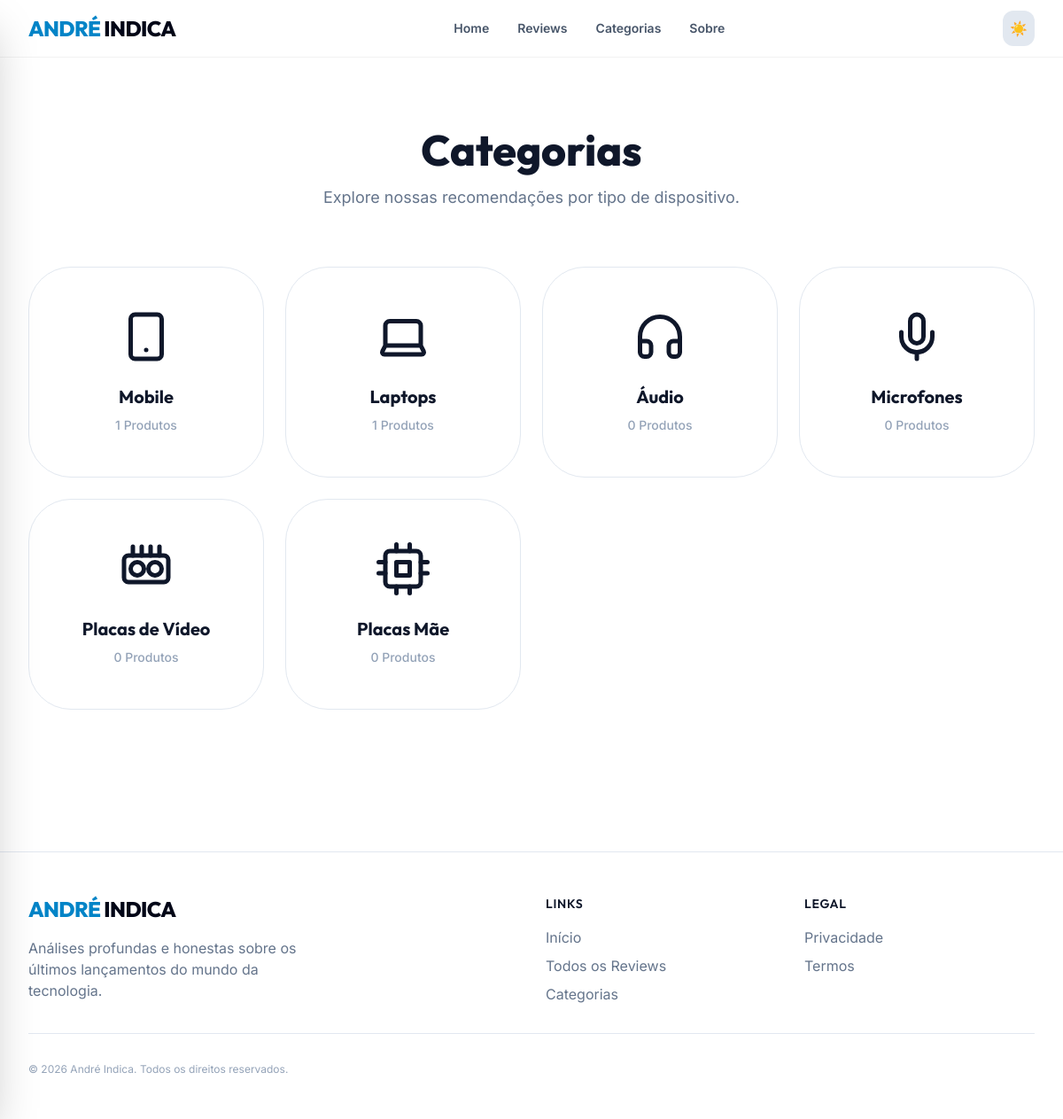
Page /categorias/ on the committed database.
### reviews/models.py (models this page shows, shortened)
class Category(models.Model):
    name = models.CharField("Nome", max_length=100)
    slug = models.SlugField("Slug", max_length=100, unique=True, blank=True)
    icon = models.CharField("Ícone (Emoji ou Classe de Ícone)", max_length=50, blank=True)
    class Meta:
        verbose_name = "Categoria"
        verbose_name_plural = "Categorias"

### reviews/views.py (the view)
# urls.py: path('categorias/', CategoryListView.as_view(), name='all_categories'),
class CategoryListView(ListView):
    model = Category
    template_name = 'reviews/all_categories.html'
    context_object_name = 'categories'

### templates/reviews/all_categories.html (shortened to what this page needs)
{% extends 'base.html' %}
{% load reviews_extras %}
{% block content %}
<section class="max-w-7xl mx-auto px-4 sm:px-6 lg:px-8 py-20">
    <div class="text-center mb-16">
        <h1 class="text-5xl font-outfit font-extrabold text-slate-900 dark:text-white mb-4">
            Categorias
        </h1>
        <p class="text-slate-500 dark:text-slate-400 text-lg">
            Explore nossas recomendações por tipo de dispositivo.
        </p>
    </div>
    <div class="grid grid-cols-1 sm:grid-cols-2 lg:grid-cols-4 gap-6">
        {% for category in categories %}
        <a href="{% url 'reviews:category_list' category.slug %}"
            class="group relative flex flex-col items-center justify-center p-12 bg-white dark:bg-slate-900 border border-slate-200 dark:border-slate-800 rounded-[3rem] hover:border-primary-500 hover:shadow-2xl hover:shadow-primary-500/10 transition-all duration-300 transform hover:-translate-y-2">
            <div class="text-6xl mb-6 transform group-hover:scale-110 transition-transform duration-300">
                {{ category.icon|render_icon }}
            </div>
            <h3 class="text-xl font-bold text-slate-900 dark:text-white group-hover:text-primary-600">
                {{ category.name }}
            </h3>
            <p class="mt-2 text-sm text-slate-400 font-medium">
                {{ category.products.count }} Produtos
            </p>
        </a>
        {% endfor %}
    </div>
</section>
{% endblock %}

### templates/base.html (style rules this page uses)
body { font-family: 'Inter', sans-serif; }
h1, h2, h3, .font-outfit { font-family: 'Outfit', sans-serif; }
html, body { overflow-x: clip; position: relative; min-height: 100vh; }

### rows in the picture
Category: name "Mobile", products.count "1"
Category: name "Laptops", products.count "1"
Category: name "Áudio", products.count "0"
Category: name "Microfones", products.count "0"
Category: name "Placas de Vídeo", products.count "0"
Category: name "Placas Mãe", products.count "0"
